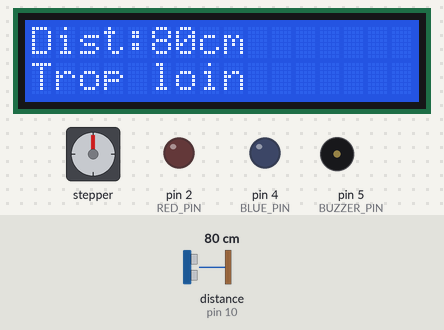
A sketch run on a simulated Arduino Uno, built with avr-gcc and run on an emulated ATmega328P. On the bench: 16×2 character LCD, stepper motor, output pins drawn as LEDs (lit = HIGH), buzzer (waves = sounding). Dashed ring = blinking. The inputs (shaded band) are chosen by the test bench; at power-on: distance to the obstacle (sensor on pin 10) 80 cm. The echo pulse lasts 58.3 µs per cm; stepper angles assume 2048 steps per turn; what the sketch prints to the serial monitor is not drawn.

Above: at 3.2 s.
3.3 s: distance to the obstacle (sensor on pin 10) set to 63 cm
At 4.0 s:
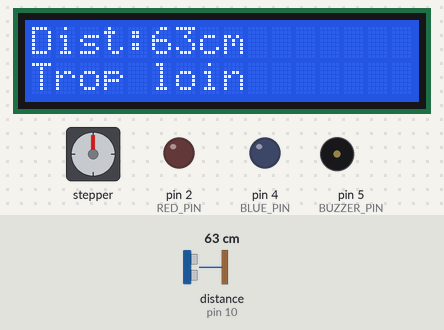
6.3 s: distance to the obstacle (sensor on pin 10) set to 56 cm
At 8.06 s:
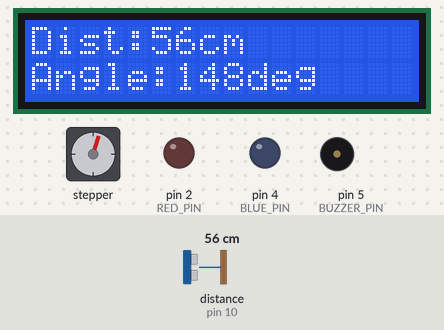
8.2 s: distance to the obstacle (sensor on pin 10) set to 12 cm
At 8.4 s:
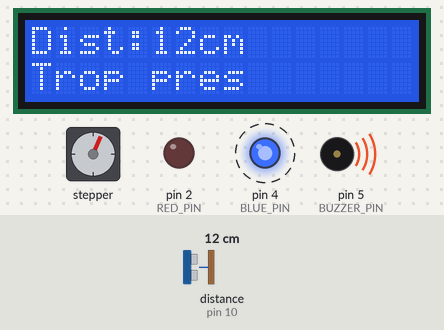
10.3 s: distance to the obstacle (sensor on pin 10) set to 35 cm
At 10.67 s:
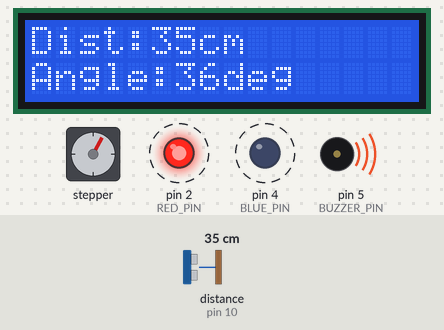
12.8 s: distance to the obstacle (sensor on pin 10) set to 18 cm
At 13.9 s:
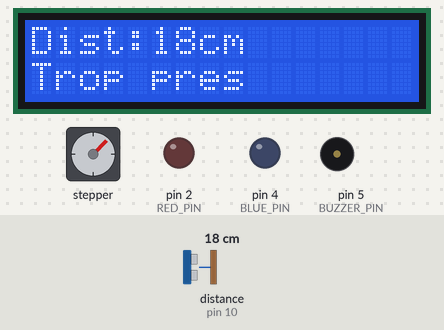
15.8 s: distance to the obstacle (sensor on pin 10) set to 26 cm
At 17.2 s:
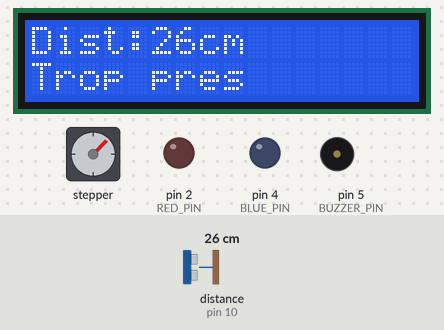
18.8 s: distance to the obstacle (sensor on pin 10) set to 30 cm
Timing chart, 0 to 22.8 s (numbered marks = the images above; inputs shaded):
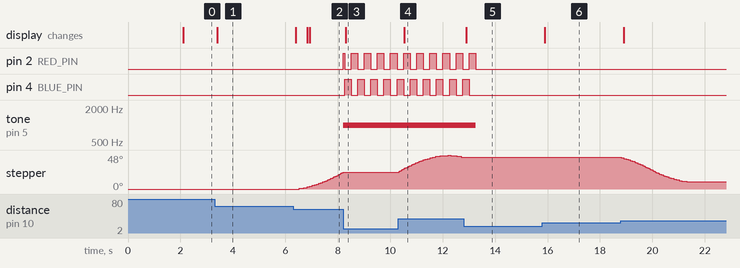

Measured:
- the behaviour switches between 61 and 60 cm on distance to the obstacle (sensor on pin 10) (found by bisection; images 1 and 2)
- after the input at 3.3 s, the display: changes after 0.10 s (image 1)
- after the input at 6.3 s, stepper: keeps turning clockwise at about 14°/s, starting after 0.24 s; the display: changes after 0.10 s (image 2)
- after the input at 8.2 s, pin 2 (RED_PIN): LOW → HIGH at once, then repeats every 0.50 s: LOW 0.25 s, HIGH 0.25 s; pin 4 (BLUE_PIN): alternates HIGH for 0.25 s and LOW for 0.25 s, starting after 0.06 s; tone on pin 5 (BUZZER_PIN): silent → 1000 Hz at once; stepper: goes on until 8.2 s, then stays 24°; the display: changes after 0.10 s (image 3)
- after the input at 10.3 s, stepper: turns 24° clockwise in 1.9 s, then 3° counter-clockwise in 0.40 s; the display: changes after 0.23 s (image 4)
- after the input at 12.8 s, stepper: stops changing and stays 45°; the display: changes after 0.10 s (image 5)
- after the input at 15.8 s, the display: changes after 0.10 s (image 6)
- after the input at 18.8 s, stepper: turns 35° counter-clockwise in 2.5 s, starting at once

The sketch:

Maison_Intelligente.ino
```cpp
#include <LCD_I2C.h>
#include <HCSR04.h>
#include <AccelStepper.h>

#define MOTOR_INTERFACE_TYPE 4

#define TRIGGER_PIN 9
#define ECHO_PIN 10

#define IN_1 31
#define IN_2 33
#define IN_3 35
#define IN_4 37

#define RED_PIN 2
#define BLUE_PIN 4

#define BUZZER_PIN 5

#define DEG_MIN 10
#define DEG_MAX 170

#define DEG_MINC 57
#define DEG_MAXC 967

#define DIS_COMP1 30
#define DIS_COMP2 60


LCD_I2C lcd(0x27, 16, 2);
HCSR04 hc(TRIGGER_PIN, ECHO_PIN);
AccelStepper myStepper(MOTOR_INTERFACE_TYPE, IN_1, IN_3, IN_2, IN_4);

// Alarme
enum EtatAlarme { NORMAL,
                  ALARME };
EtatAlarme etatAlarme = NORMAL;
unsigned long dernierDeclenchement = 0;

// Temps
unsigned long lastDistanceCheck = 0;
unsigned long lastLcdUpdate = 0;
unsigned long lastSerialPrint = 0;

float distance = 0;
int angle = 0;
int lastAngle = -1;


enum Etat { TROP_PRES,
            TROP_LOIN,
            DANS_ZONE };
Etat etatDistance = TROP_LOIN;

void allumage() {
  lcd.begin();
  lcd.backlight();
  lcd.setCursor(0, 0);
  lcd.print("2349185");
  lcd.setCursor(0, 1);
  lcd.print("Labo 5");
  delay(2000);
  lcd.clear();
}

void setup() {
  Serial.begin(115200);
  myStepper.setMaxSpeed(500);
  myStepper.setAcceleration(100);
  myStepper.setCurrentPosition(0);

  pinMode(BUZZER_PIN, OUTPUT);
  pinMode(RED_PIN, OUTPUT);
  pinMode(BLUE_PIN, OUTPUT);

  allumage();
}

void loop() {
  unsigned long now = millis();


  if (now - lastDistanceCheck >= 50) {
    distance = hc.dist();
    updateEtatDistanceEtAngle();
    updateAlarme();
    lastDistanceCheck = now;
  }


  if (now - lastLcdUpdate >= 100) {
    afficherLCD();
    lastLcdUpdate = now;
  }


  if (now - lastSerialPrint >= 100) {
    Serial.print("etd:");
    Serial.print("2349185");
    Serial.print(",dist:");
    Serial.print((int)distance);
    Serial.print(",deg:");
    Serial.println(angle);
    lastSerialPrint = now;
  }

  // Gestion moteur
  if (etatDistance == DANS_ZONE) {
    if (angle != lastAngle) {
      int steps = map(angle, DEG_MIN, DEG_MAX, DEG_MINC, DEG_MAXC);
      myStepper.enableOutputs();
      myStepper.moveTo(steps);
      lastAngle = angle;
    }
    myStepper.run();
  } else {
    myStepper.disableOutputs();
  }
}

void updateEtatDistanceEtAngle() {
  if (distance < DIS_COMP1) {
    etatDistance = TROP_PRES;
    angle = 10;
  } else if (distance > DIS_COMP2) {
    etatDistance = TROP_LOIN;
    angle = 170;
  } else {
    etatDistance = DANS_ZONE;
    angle = map(distance, DIS_COMP1, DIS_COMP2, DEG_MIN, DEG_MAX);
  }
}

void afficherLCD() {
  lcd.clear();
  lcd.setCursor(0, 0);
  lcd.print("Dist:");
  lcd.print((int)distance);
  lcd.print("cm");
  lcd.setCursor(0, 1);
  if (etatDistance == TROP_PRES) {
    lcd.print("Trop pres");
  } else if (etatDistance == TROP_LOIN) {
    lcd.print("Trop loin");
  } else {
    lcd.print("Angle:");
    lcd.print(angle);
    lcd.print("deg");  // Degré
  }
}

void updateAlarme() {
  if (distance <= 15) {
    etatAlarme = ALARME;
    dernierDeclenchement = millis();
  } else if (millis() - dernierDeclenchement >= 3000) {
    etatAlarme = NORMAL;
  }

  if (etatAlarme == ALARME) {
    tone(BUZZER_PIN, 1000);  // Sonne à 1kHz

    if (millis() % 500< 250) {
      digitalWrite(RED_PIN, HIGH);
      digitalWrite(BLUE_PIN, LOW);
    } else {
      digitalWrite(RED_PIN, LOW);
      digitalWrite(BLUE_PIN, HIGH);
    }

  } else {
    noTone(BUZZER_PIN);
    digitalWrite(RED_PIN, LOW);
    digitalWrite(BLUE_PIN, LOW);
  }
}
```
